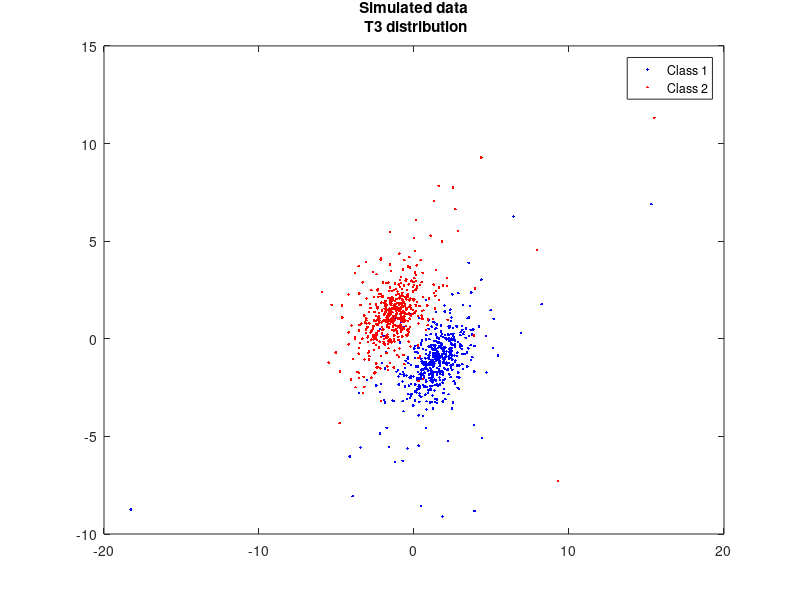

Write the MATLAB code that produced this figure. (Note: this script raises an error after producing the figure.)
clear all
close all
clc

p = 2; % number of dimensions
N = 1000; % number of datapoints
r = 100; % sample size
type = 'T3';
clusterDistribution = 0.5;

distance = 0.9; % manual konstant

%% Covariance matrix

sigma = zeros(p,p);
for i = 1:p
    for j = 1:p
        sigma(i,j) = 2*0.5^abs(i-j);
    end
end

%% Difference between clusters

D = randn(1,p);
D = D./norm(D)*2*distance;


switch type
    case 'GA'
        X = mvnrnd(zeros(p,1),sigma,N);
    case 'T1'
        X = mvtrnd(sigma,1,N); %T dist Data with zero mean
    case 'T3'
        X = mvtrnd(sigma,3,N); %T dist Data with zero mean
end

N1 = round(N*clusterDistribution);
N2 = N-N1;

D = [repmat(-D,N1,1);repmat(D,N2,1)];

X = X+D;

t = [-ones(N1,1); ones(N2,1)];


if (size(X,2) == 2)
    figure
    plot(X(1:N1,1),X(1:N1,2),'.b',X(N2+1:N,1),X(N2+1:N,2),'.r')
    legend('Class 1', 'Class 2');
    title(sprintf('Simulated data\n %s distribution',type));
end

%% Random permutation for more realism

R = randperm(N);

X = X(R,1:2);
t = t(R);

%% "Logistic" regression

%The "leverage" distribution
%Same as for linear regression, but multiplied by targets (t)
H = X*inv(X'*X)*X'; 

%figure
%bar(sort(diag(H).*t));

%Finding the distribution, we take abs((H)
pi = abs(diag(H))./sum(abs(diag(H)));
if (p == 2) 
    [ w_est, Err , w_estH , ErrH ] = SubsampleLogReg( X,t,pi,r , true);
    [ w_estU, ErrU , w_estHU , ErrHU ] = SubsampleLogReg(X,t,ones(N,1)/N,r,true);
else
    %SubsampleLogReg(X,t,pi,r,false); %Leverage
    [ w_est, Err , w_estH , ErrH ] = SubsampleLogReg( X,t,pi,r , false);
    [ w_estU, ErrU , w_estHU , ErrHU ] = SubsampleLogReg(X,t,ones(N,1)/N,r,false);
end
[Err ErrH]
[ErrU ErrHU]